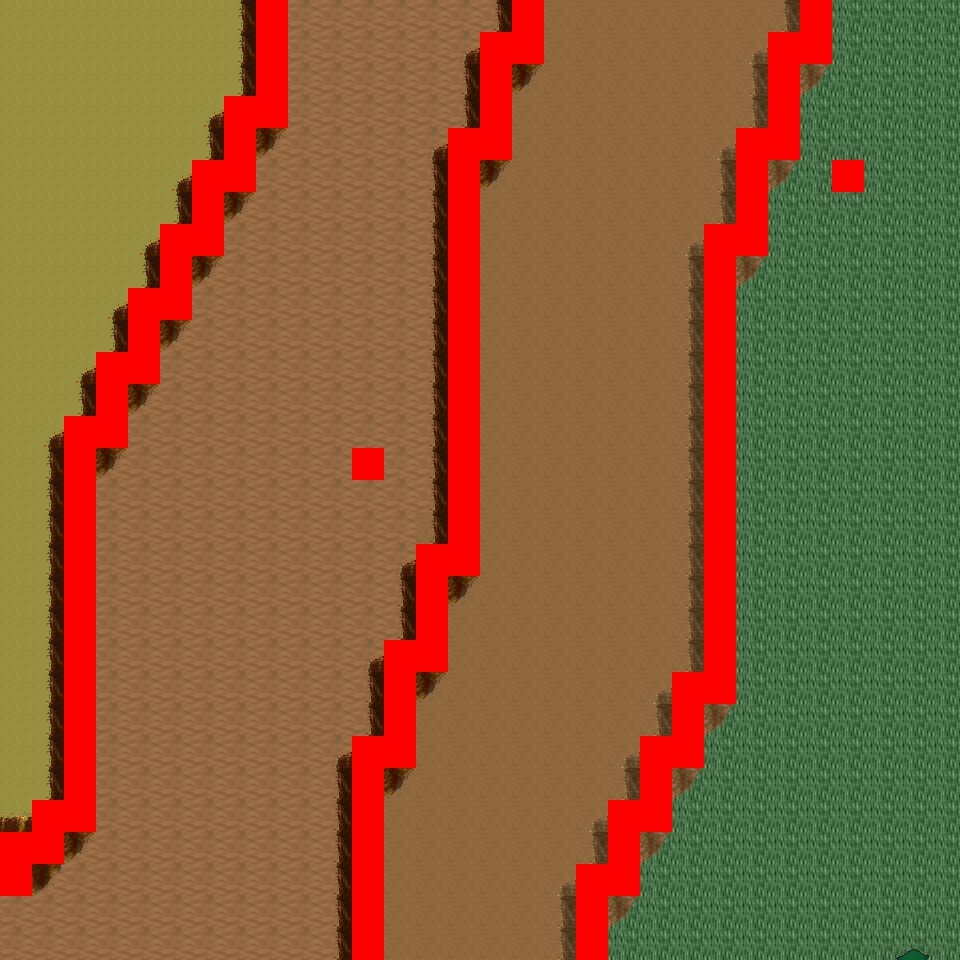

Rendered tile map (Tiled .tmx) drawn with the repository's tilesets; below, a short description and the map source with its tile grids summarised:
An orthogonal 30x30 tile map with 32x32 px tiles, 6 tile layers (Ground, Object, Object2, Above, ...), 12 tilesets and 10 objects (10x mapExit).

<map version="1.0" orientation="orthogonal" renderorder="right-down" width="30" height="30" tilewidth="32" tileheight="32" nextobjectid="11">
  <tileset firstgid="1" name="tileset_logic_collision" tilewidth="32" tileheight="32" tilecount="1" columns="1">
    <image source="../drawable/tileset_logic_collision.png" width="32" height="32" />
  </tileset>
  <tileset firstgid="2" name="tileset_ground_ground" tilewidth="32" tileheight="32" tilecount="33" columns="3">
    <image source="../drawable/tileset_ground_ground.png" width="96" height="352" />
  </tileset>
  <tileset firstgid="35" name="tileset_ground_ridge_earth_pale" tilewidth="32" tileheight="32" tilecount="96" columns="12">
    <image source="../drawable/tileset_ground_ridge_earth_pale.png" width="384" height="256" />
  </tileset>
  <tileset firstgid="131" name="tileset_ground_ridge_earth_dark" tilewidth="32" tileheight="32" tilecount="96" columns="12">
    <image source="../drawable/tileset_ground_ridge_earth_dark.png" width="384" height="256" />
  </tileset>
  <tileset firstgid="227" name="tileset_terrain_desert" tilewidth="32" tileheight="32" tilecount="88" columns="8">
    <image source="../drawable/tileset_terrain_desert.png" width="256" height="352" />
  </tileset>
  <tileset firstgid="315" name="tileset_ground_sand_2" tilewidth="32" tileheight="32" tilecount="15" columns="5">
    <image source="../drawable/tileset_ground_sand_2.png" width="160" height="96" />
  </tileset>
  <tileset firstgid="330" name="tileset_plant_tree_evergreen" tilewidth="32" tileheight="32" tilecount="36" columns="3">
    <image source="../drawable/tileset_plant_tree_evergreen.png" width="96" height="384" />
  </tileset>
  <tileset firstgid="366" name="tileset_plant_cactus_2" tilewidth="32" tileheight="32" tilecount="10" columns="5">
    <image source="../drawable/tileset_plant_cactus_2.png" width="160" height="64" />
  </tileset>
  <tileset firstgid="376" name="tileset_plant_cactus" tilewidth="32" tileheight="32" tilecount="2" columns="1">
    <image source="../drawable/tileset_plant_cactus.png" width="32" height="64" />
  </tileset>
  <tileset firstgid="378" name="tileset_plant_bush_various_small" tilewidth="32" tileheight="32" tilecount="9" columns="3">
    <image source="../drawable/tileset_plant_bush_various_small.png" width="96" height="96" />
  </tileset>
  <tileset firstgid="387" name="tileset_plant_tree_tree_green" tilewidth="32" tileheight="32" tilecount="80" columns="8">
    <image source="../drawable/tileset_plant_tree_tree_green.png" width="256" height="352" />
  </tileset>
  <tileset firstgid="467" name="tileset_building_fence_fence_chunky" tilewidth="32" tileheight="32" tilecount="21" columns="3">
    <image source="../drawable/tileset_building_fence_fence_chunky.png" width="96" height="224" />
  </tileset>
  <layer name="Ground" width="30" height="30">
    <data>[900 cells, 900 non-empty, 4 distinct tile ids]</data>
  </layer>
  <layer name="Object" width="30" height="30">
    <data>[900 cells, 216 non-empty, 19 distinct tile ids]</data>
  </layer>
  <layer name="Object2" width="30" height="30">
    <data>[900 cells, 0 non-empty, 0 distinct tile ids]</data>
  </layer>
  <layer name="Above" width="30" height="30">
    <data>[900 cells, 2 non-empty, 2 distinct tile ids]</data>
  </layer>
  <layer name="Above2" width="30" height="30">
    <data>[900 cells, 0 non-empty, 0 distinct tile ids]</data>
  </layer>
  <layer name="Walkable" width="30" height="30">
    <data>[900 cells, 110 non-empty, 1 distinct tile ids]</data>
  </layer>
  <objectgroup name="MapEvents">
    <object id="1" name="north" type="mapExit" x="0" y="0" width="256" height="32">
      <properties>
        <property name="map" value="level_0_x54_y111" />
        <property name="x" value="0" />
        <property name="y" value="28" />
      </properties>
    </object>
    <object id="2" name="north2" type="mapExit" x="288" y="0" width="224" height="32">
      <properties>
        <property name="map" value="level_0_x54_y111" />
        <property name="x" value="9" />
        <property name="y" value="28" />
      </properties>
    </object>
    <object id="3" name="north3" type="mapExit" x="544" y="0" width="256" height="32">
      <properties>
        <property name="map" value="level_0_x54_y111" />
        <property name="x" value="17" />
        <property name="y" value="28" />
      </properties>
    </object>
    <object id="4" name="north4" type="mapExit" x="832" y="0" width="128" height="32">
      <properties>
        <property name="map" value="level_0_x54_y111" />
        <property name="x" value="26" />
        <property name="y" value="28" />
      </properties>
    </object>
    <object id="5" name="south" type="mapExit" x="0" y="928" width="352" height="32">
      <properties>
        <property name="map" value="level_0_x54_y113" />
        <property name="x" value="0" />
        <property name="y" value="1" />
      </properties>
    </object>
    <object id="6" name="south2" type="mapExit" x="384" y="928" width="192" height="32">
      <properties>
        <property name="map" value="level_0_x54_y113" />
        <property name="x" value="12" />
        <property name="y" value="1" />
      </properties>
    </object>
    <object id="7" name="south3" type="mapExit" x="608" y="928" width="352" height="32">
      <properties>
        <property name="map" value="level_0_x54_y113" />
        <property name="x" value="19" />
        <property name="y" value="1" />
      </properties>
    </object>
    <object id="8" name="west" type="mapExit" x="0" y="0" width="32" height="832">
      <properties>
        <property name="map" value="level_0_x53_y112" />
        <property name="x" value="28" />
        <property name="y" value="0" />
      </properties>
    </object>
    <object id="9" name="west2" type="mapExit" x="0" y="896" width="32" height="64">
      <properties>
        <property name="map" value="level_0_x53_y112" />
        <property name="x" value="28" />
        <property name="y" value="28" />
      </properties>
    </object>
    <object id="10" name="east" type="mapExit" x="928" y="0" width="32" height="960">
      <properties>
        <property name="map" value="level_0_x55_y112" />
        <property name="x" value="1" />
        <property name="y" value="0" />
      </properties>
    </object>
  </objectgroup>
</map>
